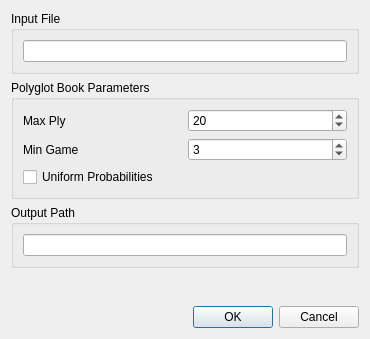
<?xml version="1.0" encoding="UTF-8"?>
<ui version="4.0">
 <class>DlgSaveBook</class>
 <widget class="QDialog" name="DlgSaveBook">
  <property name="geometry">
   <rect>
    <x>0</x>
    <y>0</y>
    <width>370</width>
    <height>339</height>
   </rect>
  </property>
  <property name="windowTitle">
   <string>Build Polyglot Book</string>
  </property>
  <layout class="QVBoxLayout" name="verticalLayout_2">
   <item>
    <widget class="QGroupBox" name="groupInput">
     <property name="title">
      <string>Input File</string>
     </property>
     <layout class="QHBoxLayout" name="horizontalLayout_2">
      <item>
       <widget class="QLineEdit" name="inputFile">
        <property name="readOnly">
         <bool>true</bool>
        </property>
       </widget>
      </item>
     </layout>
    </widget>
   </item>
   <item>
    <widget class="QGroupBox" name="groupParameter">
     <property name="sizePolicy">
      <sizepolicy hsizetype="Preferred" vsizetype="Preferred">
       <horstretch>0</horstretch>
       <verstretch>0</verstretch>
      </sizepolicy>
     </property>
     <property name="title">
      <string>Polyglot Book Parameters</string>
     </property>
     <layout class="QVBoxLayout" name="verticalLayout_8">
      <item>
       <layout class="QGridLayout" name="gridLayout_4" rowstretch="0,0">
        <item row="0" column="0">
         <widget class="QLabel" name="lbMaxPly">
          <property name="text">
           <string>Max Ply</string>
          </property>
          <property name="buddy">
           <cstring>maxPly</cstring>
          </property>
         </widget>
        </item>
        <item row="1" column="1">
         <widget class="QSpinBox" name="minGame">
          <property name="minimum">
           <number>1</number>
          </property>
          <property name="value">
           <number>3</number>
          </property>
         </widget>
        </item>
        <item row="0" column="1">
         <widget class="QSpinBox" name="maxPly">
          <property name="minimum">
           <number>4</number>
          </property>
          <property name="value">
           <number>20</number>
          </property>
         </widget>
        </item>
        <item row="1" column="0">
         <widget class="QLabel" name="lbMinGame">
          <property name="text">
           <string>Min Game</string>
          </property>
          <property name="buddy">
           <cstring>minGame</cstring>
          </property>
         </widget>
        </item>
       </layout>
      </item>
      <item>
       <widget class="QCheckBox" name="cbUniform">
        <property name="text">
         <string>Uniform Probabilities</string>
        </property>
       </widget>
      </item>
     </layout>
    </widget>
   </item>
   <item>
    <widget class="QGroupBox" name="groupOutput">
     <property name="title">
      <string>Output Path</string>
     </property>
     <layout class="QHBoxLayout" name="horizontalLayout">
      <item>
       <widget class="QLineEdit" name="outputPath">
        <property name="enabled">
         <bool>true</bool>
        </property>
        <property name="toolTip">
         <string>Enter the complete target path</string>
        </property>
        <property name="readOnly">
         <bool>false</bool>
        </property>
       </widget>
      </item>
     </layout>
    </widget>
   </item>
   <item>
    <spacer name="verticalSpacer">
     <property name="orientation">
      <enum>Qt::Vertical</enum>
     </property>
     <property name="sizeHint" stdset="0">
      <size>
       <width>20</width>
       <height>40</height>
      </size>
     </property>
    </spacer>
   </item>
   <item>
    <widget class="QDialogButtonBox" name="buttonBox">
     <property name="orientation">
      <enum>Qt::Horizontal</enum>
     </property>
     <property name="standardButtons">
      <set>QDialogButtonBox::Cancel|QDialogButtonBox::Ok</set>
     </property>
    </widget>
   </item>
  </layout>
 </widget>
 <resources/>
 <connections>
  <connection>
   <sender>buttonBox</sender>
   <signal>accepted()</signal>
   <receiver>DlgSaveBook</receiver>
   <slot>accept()</slot>
   <hints>
    <hint type="sourcelabel">
     <x>248</x>
     <y>254</y>
    </hint>
    <hint type="destinationlabel">
     <x>157</x>
     <y>274</y>
    </hint>
   </hints>
  </connection>
  <connection>
   <sender>buttonBox</sender>
   <signal>rejected()</signal>
   <receiver>DlgSaveBook</receiver>
   <slot>reject()</slot>
   <hints>
    <hint type="sourcelabel">
     <x>316</x>
     <y>260</y>
    </hint>
    <hint type="destinationlabel">
     <x>286</x>
     <y>274</y>
    </hint>
   </hints>
  </connection>
 </connections>
</ui>
